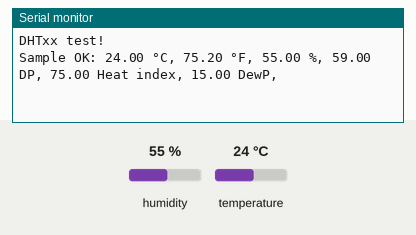
The sketch below on a simulated Arduino Uno, built for the host (arithmetic inside an expression is 32-bit, double 64-bit). Shown: the last lines printed to the serial monitor. The inputs (shaded band) are chosen by the test bench; at power-on: humidity 55 %, temperature 24 °C.

Above: at 2.7 s.
2.8 s: humidity set to 22 %
At 4.9 s:
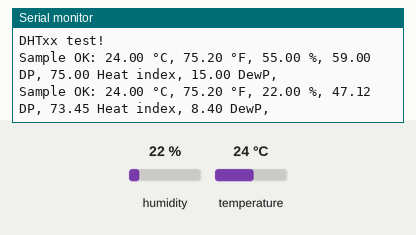
5.5 s: temperature set to 12 °C
At 6.8 s:
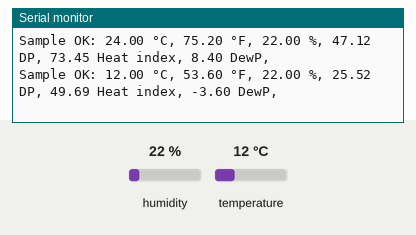
8.2 s: humidity set to 40 %
At 10.7 s:
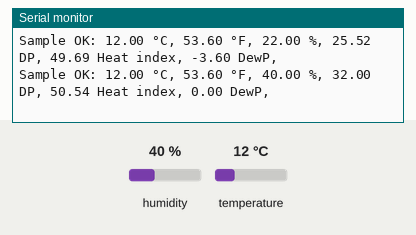
Timing chart, 0 to 12.2 s (numbered marks = the images above; inputs shaded):
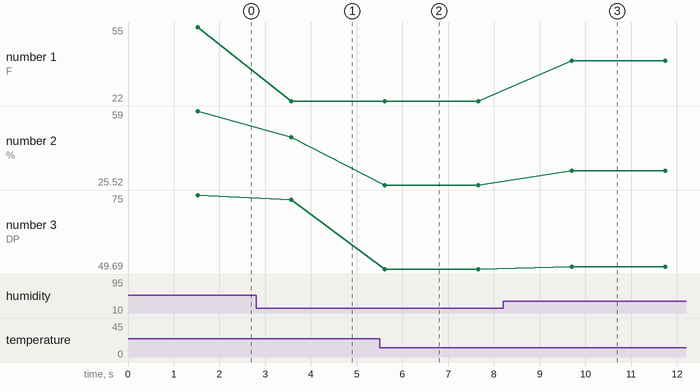

Measured:
- after the input at 2.8 s, the serial monitor: prints a new line after 0.77 s (image 1)
- after the input at 5.5 s, the serial monitor: prints a new line after 0.11 s (image 2)
- after the input at 8.2 s, the serial monitor: prints a new line after 1.5 s (image 3)
- plotted number 1: 55 → 22 after the input at 2.8 s, 22 → 40 after the input at 8.2 s
- plotted number 2: 59 → 47.12 after the input at 2.8 s, 47.12 → 25.52 after the input at 5.5 s, 25.52 → 32 after the input at 8.2 s
- plotted number 3: 75 → 73.45 after the input at 2.8 s, 73.45 → 49.69 after the input at 5.5 s, 49.69 → 50.54 after the input at 8.2 s

The sketch:

03compute_dew_point.ino
```cpp
#include <DHT.h>

#define DHTPIN PA6

#define DHTTYPE DHT11   // DHT 11

DHT dht(DHTPIN, DHTTYPE);

void setup(){
    Serial.begin(9600); //  sets up serial comm's to 9600 baud
    dht.begin();        //  initialize the DHT22
    //  display and serial print initilization
    Serial.println("DHTxx test!");
    delay(1500);
}

void loop(){
    // Reading temperature and humidity takes about 250 milliseconds
    float H = dht.readHumidity();        //  read humitity as %f
    float C = dht.readTemperature();     //  read temperature as Celsius (default)
    float F = dht.readTemperature(true); //  read temperature as Fahrenheit (if true)

    // DHT22 data error check section
    if (H == NULL || C == NULL){
        Serial.println("Failed to read from DHT sensor!");
        return;   //  returns to start of loop
    }

    //  calculations and conversions section
    float HiF = dht.computeHeatIndex(F, H); //  read and compute heat index in Fahrenheit (the default)
    float DewPoint = (C - (100 - H) / 5);   //  dewpoint calculation using Celsius value
    float DP = (DewPoint * 9 / 5) + 32;     //  converts dewPoint calculation to fahrenheit


     //  serial monitor and debug section
    Serial.print("Sample OK: ");                                //  prints sample ok to serial monitor
    Serial.print(C);        Serial.print(" °C, ");         //  prints celsius value to serial monitor and returns cursor
    Serial.print(F);        Serial.print(" °F, ");         //  prints fahrenheit value to serial monitor and returns cursor
    Serial.print(H);        Serial.print(" %, ");          //  prints humidity value to serial monitor and returns cursor
    Serial.print(DP);       Serial.print(" DP, ");         //  prints dewpoint value to serial monitor and returns cursor to next line
    Serial.print(HiF);      Serial.print(" Heat index, "); //  prints humidity value to serial monitor and returns cursor
    Serial.print(DewPoint); Serial.println(" DewP, ");     //  prints dewpoint value to serial monitor and returns cursor to next line

     // The DHT11 sampling rate is .5HZ (.5 Sec), this delay sets program sample rate to match so no errors happen
    delay(2000);
}
```
